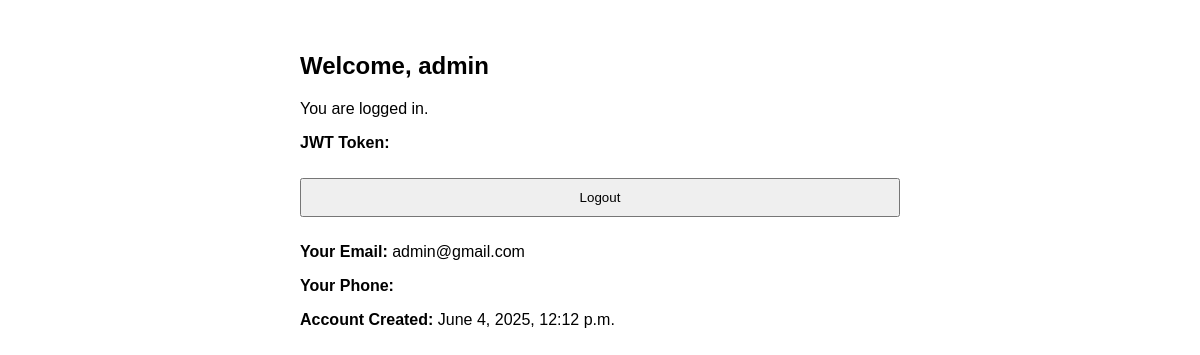
/dashboard/ (signed in), run on the app's committed database.
### app/models.py (models this page shows, shortened)
class User(AbstractUser):
    phone_number = models.CharField(max_length=15, unique=True)
    jwt_token = models.CharField(max_length=500, blank=True, null=True)
    is_main_user = models.BooleanField(default=False)  # 🔐 Add this

### app/views.py (the view)
# urls.py: path('dashboard/', views.dashboard_view, name='dashboard'),
@login_required
def dashboard_view(request):
    if request.user.is_main_user:
        users = User.objects.exclude(id=request.user.id)
    else:
        users = None  # Normal users don't see other users
    return render(request, 'dashboard.html', {
        'users': users
    })

### app/templates/dashboard.html (shortened to what this page needs)
{% extends 'base.html' %}
{% block content %}
<h2>Welcome, {{ request.user.username }}</h2>
<p>You are logged in.</p>
<p><strong>JWT Token:</strong> </p>
<a href="{% url 'logout' %}" onclick="logoutUser()"><button>Logout</button></a>
{% if users %}
<h3>All Users (Main User View)</h3>
<table border="1" cellpadding="10">
    <tr>
        <th>Name</th>
        <th>Email</th>
        <th>Phone</th>
        <th>Joined</th>
        <th>Last Login</th>
        <th>Actions</th>
    </tr>
    {% for user in users %}
    <tr>
        <td>{{ user.username }}</td>
        <td>{{ user.email }}</td>
        <td>{{ user.phone_number }}</td>
        <td>{{ user.date_joined }}</td>
        <td>{{ user.last_login }}</td>
        <td>
            <a href="{% url 'user_edit' user.id %}">Edit</a> |
            <a href="{% url 'user_delete' user.id %}">Delete</a>
        </td>
    </tr>
    {% endfor %}
</table>
{% else %}
<p><strong>Your Email:</strong> {{ request.user.email }}</p>
<p><strong>Your Phone:</strong> {{ request.user.phone_number }}</p>
<p><strong>Account Created:</strong> {{ request.user.date_joined }}</p>
{% endif %}
{% endblock %}

### app/templates/base.html (style rules this page uses)
body { font-family: Arial; max-width: 600px; margin: auto; padding: 2em; }
form input, button { padding: 10px; margin: 10px 0; width: 100%; }

### data on the page
User: user.username "admin", user.email "admin@gmail.com", user.date_joined "June 4, 2025, 12:12 p.m."
